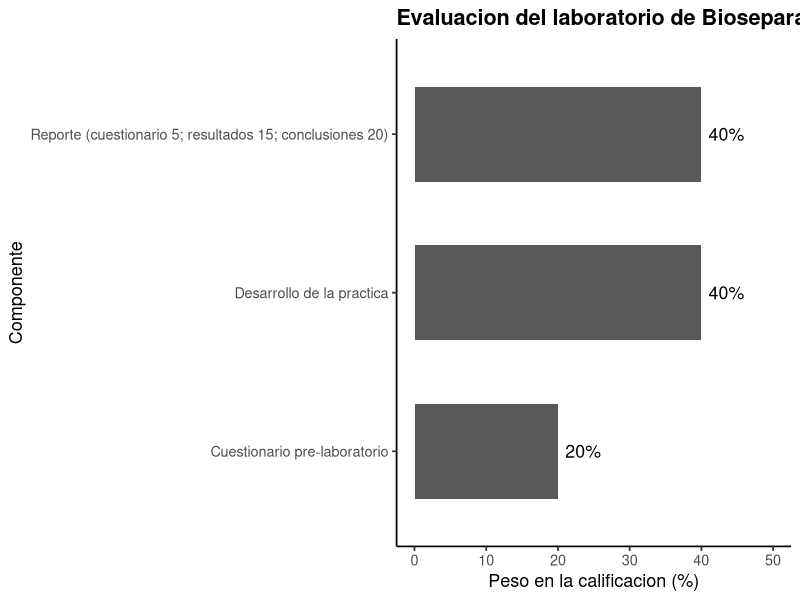
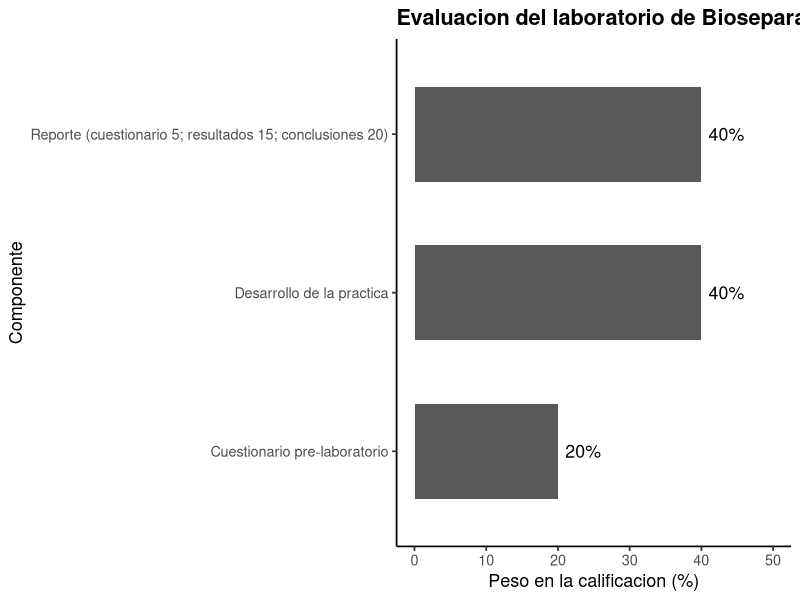

Here is the R script that generated these plots, in order:
# ==========================================================================
# P0. Introduccion: planeacion y evaluacion del laboratorio
# ==========================================================================
# Autor: Dr. Jose Juan Torres Martinez
# Docente de Ciencias Quimicas
# Universidad Autonoma de San Luis Potosi (UASLP)
# Mexico
#
# Material academico para estudiantes
# Serie "Bioseparaciones" - Laboratorio, Practica 0. Introduccion
#
# Descripcion: Recorrido por la planta, punto de partida: la entrada del laboratorio, donde se presenta el plan del semestre antes de visitar cada estacion. Se ordena la planeacion del laboratorio del manual: las 9 practicas con sus fechas y sesiones, y la ponderacion de la evaluacion. Se comprueba que los porcentajes suman 100 y se grafica el peso de cada componente. Lo que se aprende aqui es el mapa del recorrido: que estaciones vamos a visitar, en que orden y como se evalua cada una.
#
# Objetivos de aprendizaje:
#   - Ordenar el calendario de practicas del manual.
#   - Comprobar que la ponderacion de evaluacion suma 100.
#   - Identificar que practicas ocupan dos sesiones.

# Datos: datos_planeacion.csv (practicas, fechas y sesiones del manual) y datos_evaluacion.csv (ponderacion del laboratorio).
# Recorrido: estamos en la entrada del laboratorio, antes de empezar. Aqui se presenta el mapa completo: las 9 practicas con sus fechas y sesiones, y la ponderacion de la evaluacion. Despues de esta introduccion, cada practica es una estacion del laboratorio de la planta.
# ==========================================================================

library(tidyverse)

# --------------------------------------------------------------------------
# Reglas del laboratorio (Manual de Practicas)
# --------------------------------------------------------------------------
# Antes de visitar las estaciones, las reglas de la casa: la teoria y el laboratorio se cursan simultaneamente; cada alumno presenta su manual en las practicas; bata blanca de laboratorio obligatoria, con cubrebocas y guantes cuando se indique; cuestionario pre-laboratorio entregado antes de cada practica; la practica inicia 10 min despues de la hora indicada; limpiar la mesa de trabajo antes y despues de la practica; no fumar ni consumir alimentos o bebidas en el laboratorio. El laboratorio se acredita con al menos 75% de las practicas aprobadas.

# --------------------------------------------------------------------------
# Parada 1. Leer la planeacion y la evaluacion
# --------------------------------------------------------------------------
# En la entrada revisamos el calendario del manual: que practica toca cada semana y cuantas sesiones ocupa cada una. Despues comprobamos que la ponderacion de la evaluacion suma 100.
planeacion <- read_csv("datos_planeacion.csv", show_col_types = FALSE)
evaluacion <- read_csv("datos_evaluacion.csv", show_col_types = FALSE)

print(planeacion)
print(evaluacion)

# Comprobacion: la ponderacion debe sumar 100.
total <- sum(evaluacion$porcentaje)
print(tibble(suma_ponderacion = total))

# Practicas de dos sesiones.
print(filter(planeacion, sesiones == 2))

# --------------------------------------------------------------------------
# Parada 2. Grafica: peso de cada componente de la evaluacion
# --------------------------------------------------------------------------
# Graficamos el peso de cada componente de la evaluacion para ver de un vistazo que parte pesa mas en la calificacion.
grafica <- ggplot(
  evaluacion,
  aes(x = reorder(componente, porcentaje), y = porcentaje)
) +
  geom_col(width = 0.6) +
  geom_text(aes(label = paste0(porcentaje, "%")),
            hjust = -0.2, size = 4.5) +
  coord_flip() +
  ylim(0, 50) +
  labs(
    x = "Componente",
    y = "Peso en la calificacion (%)",
    title = "Evaluacion del laboratorio de Bioseparacion"
  ) +
  theme_classic(base_size = 13) +
  theme(plot.title = element_text(face = "bold"))

print(grafica)

# --------------------------------------------------------------------------
# 3. Exportar la grafica
# --------------------------------------------------------------------------
# Antes de salir de la entrada guardamos la grafica del recorrido.
ggsave("00_evaluacion.png", grafica,
       width = 20, height = 12, units = "cm", dpi = 300)

# --------------------------------------------------------------------------
# Interpretacion
# --------------------------------------------------------------------------
# Grafica (peso de cada componente de la evaluacion): el eje x es el peso en la calificacion en % y el eje y es el componente de la evaluacion.
# - La ponderacion suma 100: pre-laboratorio 20%, desarrollo 40% y reporte 40%. Esto significa que el trabajo en la mesa y el reporte pesan lo mismo y juntos hacen el 80%, y por eso lo siguiente en cada estacion es trabajar ordenado y reportar con calculos y conclusiones.
# - Tres practicas ocupan dos sesiones: acetona, FPLC e IMAC, y el intercambio ionico tambien se programa en dos semanas. Esto significa que esas estaciones necesitan mas tiempo porque el procedimiento no cabe en una sola sesion, y por eso el calendario les da dos semanas.

# --------------------------------------------------------------------------
# Que aprendimos
# --------------------------------------------------------------------------
# - El laboratorio se acredita con al menos 75% de las practicas aprobadas y se cursa junto con la teoria.
# - Cada practica pide cuestionario previo, reporte con calculos y conclusiones, y trabajo ordenado en la mesa.
# Terminamos la introduccion en la entrada del laboratorio: ya tenemos el mapa del recorrido. Seguimos a la primera estacion: la mesa de preparacion de soluciones y ajuste de pH.
